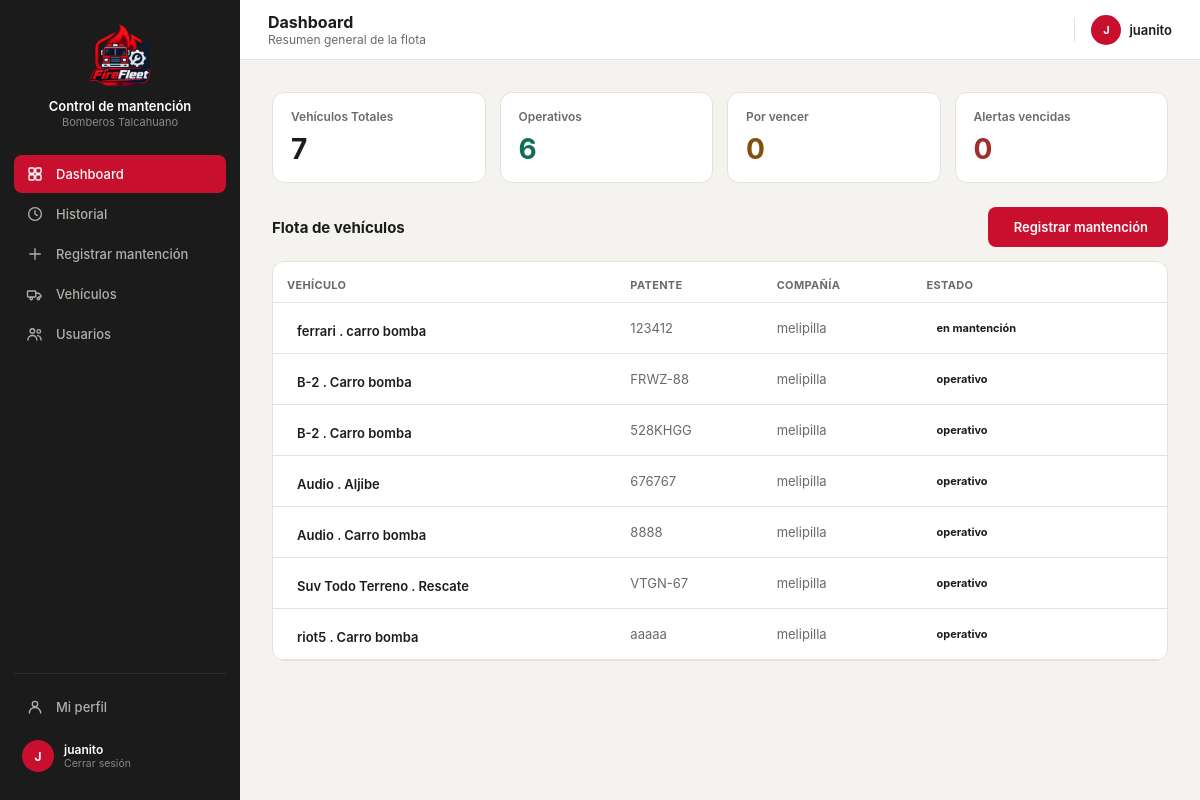
The app's page /dashboard/ (signed in), older data.
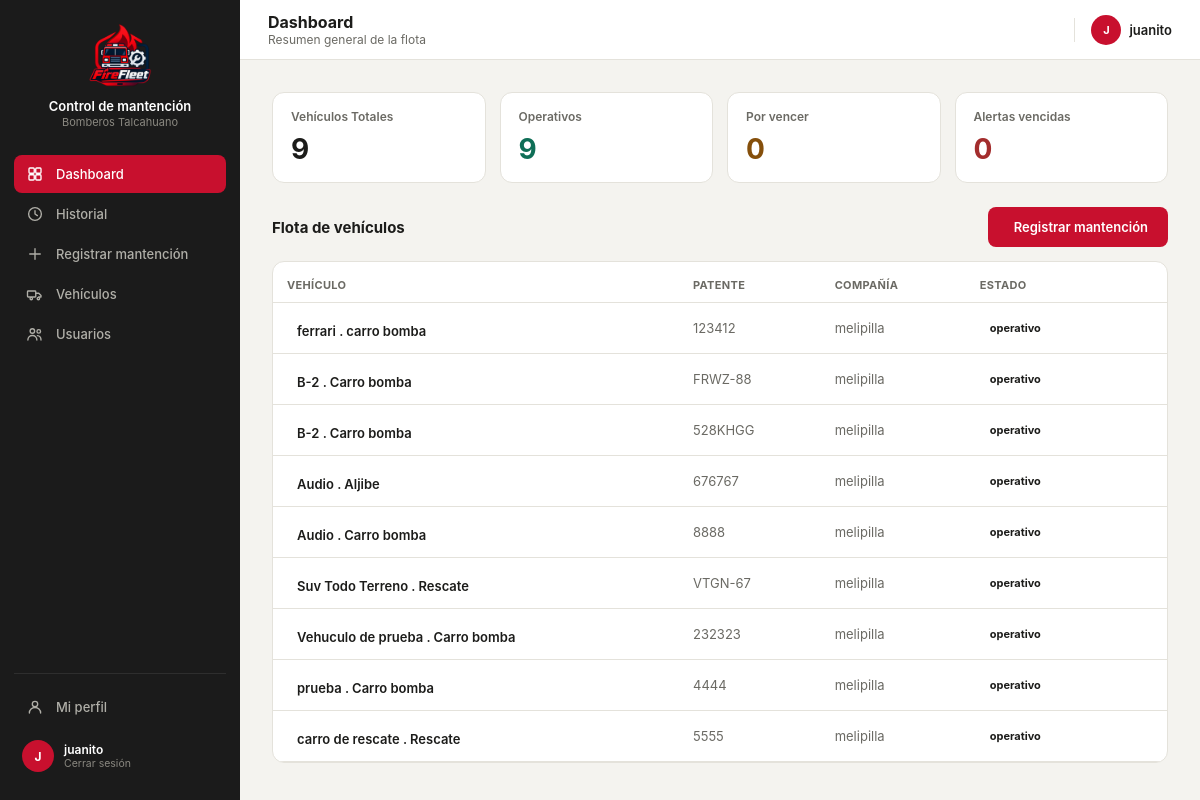
The same page, newer data.
### core/models.py (models this page shows, shortened)
class Usuario(models.Model):
    id_user = models.AutoField(primary_key=True)
    user = models.OneToOneField(User, on_delete=models.CASCADE, related_name="perfil", null=True, blank=True)
    nombre = models.CharField(max_length=120)
    rol = models.CharField(max_length=50)
    id_compania = models.ForeignKey(
        Compania, on_delete=models.SET_NULL, null=True, blank=True,
        db_column="id_compania", related_name="usuarios",
    )
    telefono = models.CharField(max_length=30, blank=True, default='')
    class Meta:
        db_table = "usuario"

class Vehiculo(models.Model):
    id_vehi = models.AutoField(primary_key=True)
    patente = models.CharField(max_length=10, unique=True, null=True, blank=True)
    tipo_v = models.CharField(max_length=50)
    modelo = models.CharField(max_length=80, blank=True)
    anio = models.IntegerField(null=True, blank=True, db_column="año")
    id_compania = models.ForeignKey(
        Compania, on_delete=models.PROTECT, db_column="id_compania", related_name="vehiculos",
    )
    estado = models.CharField(max_length=30, default="operativo")
    kilometraje = models.DecimalField(max_digits=10, decimal_places=2, default=0)
    proxima_mantencion = models.DateField(null=True, blank=True)
    class Meta:
        db_table = "vehiculo"

class Compania(models.Model):
    id_comp = models.AutoField(primary_key=True)
    nombre = models.CharField(max_length=100)
    direccion = models.CharField(max_length=200, blank=True, db_column="dirección")
    telefono = models.CharField(max_length=20, blank=True, db_column="teléfono")
    class Meta:
        db_table = "compania"
        verbose_name_plural = "Compañías"
    def __str__(self):
        return self.nombre

### core/views.py (the view)
# urls.py: path('dashboard/', views.dashboard, name='dashboard'),
@login_required(login_url='index')
def dashboard(request):
    perfil, current_user_data = _datos_usuario_actual(request)
    current_user_data['role'] = current_user_data['rol']
    context = {
        'current_user': current_user_data,
        'total_vehiculos': Vehiculo.objects.count(),
        'vehiculos_operativos': Vehiculo.objects.filter(estado__iexact='operativo').count(),
        'vehiculos_por_vencer': Vehiculo.objects.filter(estado__iexact='por vencer').count(),
        'vehiculos_vencidos': Vehiculo.objects.filter(estado__iexact='vencido').count(),
        'flota': Vehiculo.objects.select_related('id_compania').all(),
    }
    return render(request, 'core/dashboard.html', context)

### core/views.py (called while the page is built)
def _datos_usuario_actual(request):
    perfil_usuario = getattr(request.user, 'perfil', None)
    is_admin = request.user.is_superuser or bool(
        perfil_usuario and (perfil_usuario.rol or '').lower() == 'administrador'
    )
    if perfil_usuario:
        nombre = perfil_usuario.nombre
        rol = perfil_usuario.rol
        comp = str(perfil_usuario.id_compania) if perfil_usuario.id_compania else 'Sin Compañía'
    else:
        nombre = request.user.get_full_name() or request.user.username
        rol = ''
        comp = 'Sin Compañía'
    return perfil_usuario, {
        'name': nombre,
        'rol': rol,
        'comp': comp,
        'initials': ''.join([palabra[0].upper() for palabra in nombre.split()[:2]]) or '??',
        'isAdmin': is_admin,
    }

### core/templates/core/dashboard.html (shortened to what this page needs)
{% load static %}
<!DOCTYPE html>
<html lang="es">
<head>
<link rel="stylesheet" href="https://cdnjs.cloudflare.com/ajax/libs/tabler-icons/2.44.0/iconfont/tabler-icons.min.css">
<link rel="stylesheet" href="{% static 'styles.css' %}">
</head>
<body>
<div class="layout">
  <div class="sidebar">
    <div class="sidebar-brand">
      <div class="logo"><img src="{% static 'imagenes/logo2.png' %}" alt="Logo Control de mantención"></div>
      <div><p class="t1">Control de mantención</p><p class="t2">Bomberos Talcahuano</p></div>
    </div>
    <a class="nav-item active" href="{% url 'dashboard' %}">Dashboard</a>
    <a class="nav-item" href="{% url 'historial' %}"><svg class="nav-icon" viewBox="0 0 24 24" fill="none" stroke="currentColor" stroke-width="1.8" stroke-linecap="round" stroke-linejoin="round"><circle cx="12" cy="12" r="8.5"/><polyline points="12 7.5 12 12 15.2 14.2"/></svg>Historial</a>
    <a class="nav-item" href="{% url 'registrar' %}"><svg class="nav-icon" viewBox="0 0 24 24" fill="none" stroke="currentColor" stroke-width="1.8" stroke-linecap="round" stroke-linejoin="round"><line x1="12" y1="5" x2="12" y2="19"/><line x1="5" y1="12" x2="19" y2="12"/></svg>Registrar mantención</a>
    <a class="nav-item nav-vehiculos" href="{% url 'vehiculos' %}" style="display:none;"><svg class="nav-icon" viewBox="0 0 24 24" fill="none" stroke="currentColor" stroke-width="1.8" stroke-linecap="round" stroke-linejoin="round"><rect x="2" y="8" width="11" height="8" rx="1"/><path d="M13 11h4l3 3v2h-3"/><circle cx="7" cy="18" r="1.6"/><circle cx="16.5" cy="18" r="1.6"/></svg>Vehículos</a>
    <a class="nav-item nav-usuarios" href="{% url 'usuarios' %}" style="display:none;"><svg class="nav-icon" viewBox="0 0 24 24" fill="none" stroke="currentColor" stroke-width="1.8" stroke-linecap="round" stroke-linejoin="round"><circle cx="8.5" cy="8" r="3"/><path d="M2.5 20c0-3.6 2.7-6 6-6s6 2.4 6 6"/><circle cx="17" cy="8.5" r="2.4"/><path d="M15.2 14.2c2.7 0.2 4.8 2.3 4.8 5.8"/></svg>Usuarios</a>
    <div class="sidebar-footer">
      <a class="nav-item" href="{% url 'perfil' %}"><svg class="nav-icon" viewBox="0 0 24 24" fill="none" stroke="currentColor" stroke-width="1.8" stroke-linecap="round" stroke-linejoin="round"><circle cx="12" cy="8" r="3.6"/><path d="M4.5 20c0-4.1 3.4-7.4 7.5-7.4s7.5 3.3 7.5 7.4"/></svg>Mi perfil</a>
      <a class="sidebar-user" href="{% url 'logout' %}" style="margin-top:6px; text-decoration:none;">
        <div class="av">{{ current_user.initials }}</div>
        <div>
          <p class="name">{{ current_user.name }}</p>
          <p class="role">Cerrar sesión</p>
        </div>
      </a>
    </div>
  </div>
  <div class="main">
    <div class="topbar">
      <div style="display:flex; align-items:center; gap:12px;">
        <div><h2>Dashboard</h2><p class="crumb">Resumen general de la flota</p></div>
      </div>
      <div style="display:flex; align-items:center; gap:16px;">
        <div style="display:flex; align-items:center; gap:8px;">
          <div style="width:30px; height:30px; border-radius:50%; background:var(--red); display:flex; align-items:center; justify-content:center; color:#fff; font-size:11px; font-weight:700;">
            {{ current_user.initials }}
          </div>
          <span style="font-size:13px; font-weight:600;">{{ current_user.name }}</span>
        </div>
      </div>
    </div>
    <div class="content">
      <div style="display:grid; grid-template-columns:repeat(4,1fr); gap:14px; margin-bottom:24px;">
        <div class="stat">
            <p class="lbl">Vehículos Totales</p>
            <p class="val">{{ total_vehiculos }}</p>
        </div>
        <div class="stat">
            <p class="lbl">Operativos</p>
            <p class="val" style="color:#0F6E56;">{{ vehiculos_operativos }}</p>
        </div>
        <div class="stat">
            <p class="lbl">Por vencer</p>
            <p class="val" style="color:#854F0B;">{{ vehiculos_por_vencer }}</p>
        </div>
        <div class="stat">
            <p class="lbl">Alertas vencidas</p>
            <p class="val" style="color:#A32D2D;">{{ vehiculos_vencidos }}</p>
        </div>
      </div>
      <div style="display:flex; align-items:center; justify-content:space-between; margin-bottom:14px;">
        <h3 style="font-size:15px; margin:0;">Flota de vehículos</h3>
        <a class="btn-primary" href="{% url 'registrar' %}">Registrar mantención</a>
      </div>
      <div class="card" style="padding:0; overflow:hidden;">
        <table>
          <thead><tr><th>Vehículo</th><th>Patente</th><th>Compañía</th><th>Estado</th><th></th></tr></thead>
          <tbody>
            {% for v in flota %}
             <tr class="clickable" data-href="{% url 'vehidetalle' v.id_vehi %}" onclick="window.location.href=this.dataset.href">
              <td style="font-weight:600;"><span style="display:inline-flex; align-items:center; gap:10px;">{{ v.modelo }}  . {{v.tipo_v }}</span></td>
              <td style="color:var(--text2);">{{ v.patente }}</td>
              <td style="color:var(--text2);">{{ v.id_compania }}</td>
              <td><span class="pill pill-{{ v.badge_status }}">{{ v.estado }}</span></td>
              <td style="text-align:right; color:var(--text2);"></td>
            </tr>
            {% empty %}
            <tr>
              <td colspan="6" style="text-align:center; padding:20px; color:var(--text2);">No hay vehículos registrados en la base de datos.</td>
            </tr>
            {% endfor %}
          </tbody>
        </table>
      </div>
    </div>
  </div>
</div>
</body>
</html>

### core/static/styles.css (style rules this page uses)
:root { --red:#C8102E; --dark:#212121; --darker:#181818; --sidebar-bg:#1B1B1B; --sidebar-hover:#2A2A2A; --input-bg:#fff; --input-border:#D8D6CE; --muted:#8A8880; --amber:#854F0B; --amber-bg:#FDECC8; --green:#0F6E56; --green-bg:#DCEEE8; --danger:#A32D2D; --danger-bg:#F6DCDC; --surface1:#F4F3EF; --surface2:#FFFFFF; --border:#E4E2DB; --text1:#1C1C1A; --text2:#6B6A64; }
* { box-sizing:border-box; -webkit-tap-highlight-color:transparent; }
body { margin:0; font-family:-apple-system,BlinkMacSystemFont,"Segoe UI",Roboto,Helvetica,Arial,sans-serif; background:var(--surface1); color:var(--text1); min-height:100vh; }
.layout { display:flex; min-height:100vh; }
.sidebar { width:240px; background:var(--sidebar-bg); flex-shrink:0; display:flex; flex-direction:column; padding:20px 14px; position:sticky; top:0; height:100vh; }
.sidebar-brand { display:flex; flex-direction:column; align-items:center; text-align:center; gap:10px; padding:4px 8px 26px; }
.sidebar-brand .logo { width:64px; height:64px; display:flex; align-items:center; justify-content:center; flex-shrink:0; overflow:hidden; }
.sidebar-brand .logo img { width:100%; height:100%; object-fit:contain; display:block; }
.sidebar-brand .t1 { color:#fff; font-size:13px; font-weight:600; margin:0; line-height:1.3; }
.sidebar-brand .t2 { color:#8A8880; font-size:11px; margin:0; }
.nav-item { display:flex; align-items:center; gap:12px; padding:10px 12px; border-radius:8px; color:#B0AFA8; font-size:13px; font-weight:500; cursor:pointer; border:none; background:none; width:100%; text-align:left; margin-bottom:2px; text-decoration:none; }
.nav-item .nav-icon { width:18px; height:18px; flex-shrink:0; }
.nav-item.active { background:var(--red); color:#fff; }
.sidebar-footer { margin-top:auto; padding-top:14px; border-top:1px solid #2E2E2E; }
.sidebar-user { display:flex; align-items:center; gap:10px; padding:8px; border-radius:8px; cursor:pointer; }
.sidebar-user .av { width:32px; height:32px; border-radius:50%; background:var(--red); display:flex; align-items:center; justify-content:center; color:#fff; font-size:12px; font-weight:700; flex-shrink:0; }
.sidebar-user .name { color:#fff; font-size:12px; font-weight:600; margin:0; }
.sidebar-user .role { color:#8A8880; font-size:10.5px; margin:0; }
.main { flex:1; min-width:0; }
.topbar { height:60px; background:var(--surface2); border-bottom:1px solid var(--border); display:flex; align-items:center; justify-content:space-between; padding:0 28px; position:sticky; top:0; z-index:10; }
.topbar h2 { font-size:16px; font-weight:700; margin:0; }
.topbar .crumb { font-size:12px; color:var(--text2); margin:0; }
.content { padding:28px 32px; max-width:1200px; margin:0 auto; }
.card { background:var(--surface2); border:1px solid var(--border); border-radius:12px; padding:18px; }
.btn-primary { background:var(--red); border:none; color:#fff; height:40px; padding:0 20px; border-radius:8px; font-weight:600; font-size:13px; cursor:pointer; display:inline-flex; align-items:center; gap:6px; }
.pill { font-size:11px; font-weight:700; padding:4px 10px; border-radius:20px; display:inline-block; }
table { width:100%; border-collapse:collapse; }
th { text-align:left; font-size:11px; color:var(--text2); font-weight:700; text-transform:uppercase; letter-spacing:0.03em; padding:16px 14px 10px; border-bottom:1px solid var(--border); }
td { padding:14px; border-bottom:1px solid var(--border); font-size:13px; vertical-align:middle; }
tr.clickable { cursor:pointer; }
.stat { background:var(--surface2); border:1px solid var(--border); border-radius:12px; padding:16px 18px; }
.stat .lbl { font-size:12px; color:var(--text2); margin:0 0 8px; font-weight:600; }
.stat .val { font-size:28px; font-weight:700; margin:0; }
a.btn-primary, a.btn-secondary { text-decoration:none; justify-content:center; }
.content { padding: 32px; flex: 1; }

Row changes from the older to the newer data that the page shows:
removed Vehiculo: modelo "riot5", tipo_v "Carro bomba", patente "aaaaa", id_compania "melipilla", estado "operativo"
changed Vehiculo "ferrari": estado "en mantención" → "operativo"
added Vehiculo: modelo "Vehuculo de prueba", tipo_v "Carro bomba", patente "232323", id_compania "melipilla", estado "operativo"
added Vehiculo: modelo "prueba", tipo_v "Carro bomba", patente "4444", id_compania "melipilla", estado "operativo"
added Vehiculo: modelo "carro de rescate", tipo_v "Rescate", patente "5555", id_compania "melipilla", estado "operativo"
Text that changed along with them:
{{ total_vehiculos }}: "7" → "9"
{{ vehiculos_operativos }}: "6" → "9"
